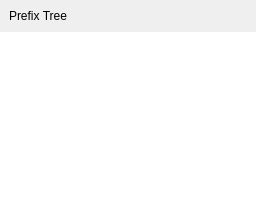
                   <widget class="QWidget" name="prefix_group_page">
                    <layout class="QVBoxLayout" name="p">
                     <property name="spacing">
                      <number>0</number>
                     </property>
                     <property name="leftMargin">
                      <number>0</number>
                     </property>
                     <property name="topMargin">
                      <number>0</number>
                     </property>
                     <property name="rightMargin">
                      <number>0</number>
                     </property>
                     <property name="bottomMargin">
                      <number>0</number>
                     </property>
                     <item>
                      <widget class="QWidget" name="widget" native="true">
                       <layout class="QHBoxLayout" name="horizontalLayout_2">
                        <item>
                         <widget class="QLabel" name="label_2">
                          <property name="text">
                           <string>Prefix Tree</string>
                          </property>
                         </widget>
                        </item>
                       </layout>
                      </widget>
                     </item>
                     <item>
                      <widget class="QTreeView" name="prefix_tree">
                       <property name="sizePolicy">
                        <sizepolicy hsizetype="MinimumExpanding" vsizetype="MinimumExpanding">
                         <horstretch>0</horstretch>
                         <verstretch>0</verstretch>
                        </sizepolicy>
                       </property>
                       <property name="frameShape">
                        <enum>QFrame::NoFrame</enum>
                       </property>
                       <property name="sizeAdjustPolicy">
                        <enum>QAbstractScrollArea::AdjustIgnored</enum>
                       </property>
                       <property name="showDropIndicator" stdset="0">
                        <bool>true</bool>
                       </property>
                       <property name="alternatingRowColors">
                        <bool>true</bool>
                       </property>
                       <property name="selectionBehavior">
                        <enum>QAbstractItemView::SelectItems</enum>
                       </property>
                       <property name="rootIsDecorated">
                        <bool>true</bool>
                       </property>
                       <property name="uniformRowHeights">
                        <bool>true</bool>
                       </property>
                       <property name="animated">
                        <bool>true</bool>
                       </property>
                       <property name="allColumnsShowFocus">
                        <bool>false</bool>
                       </property>
                       <property name="headerHidden">
                        <bool>true</bool>
                       </property>
                       <attribute name="headerDefaultSectionSize">
                        <number>47</number>
                       </attribute>
                       <attribute name="headerHighlightSections">
                        <bool>false</bool>
                       </attribute>
                       <attribute name="headerShowSortIndicator" stdset="0">
                        <bool>false</bool>
                       </attribute>
                      </widget>
                     </item>
                    </layout>
                   </widget>
